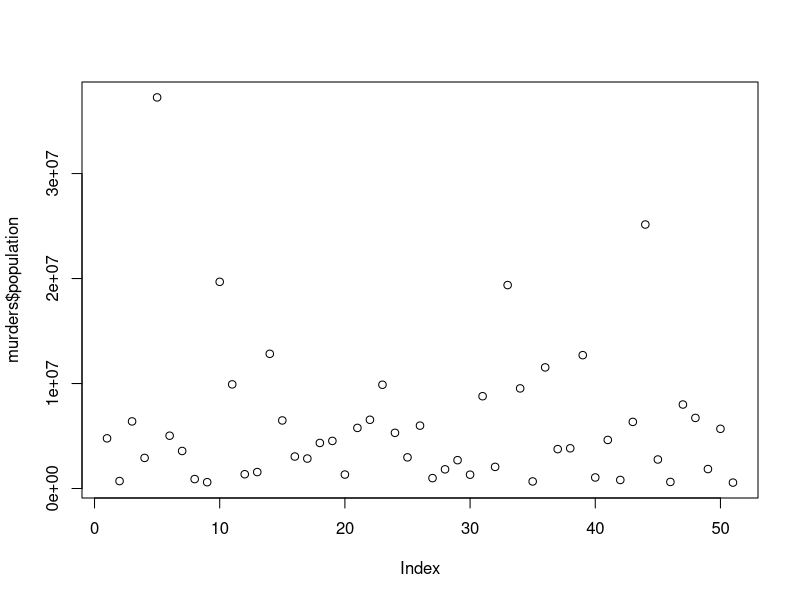

This figure's R source:
## ---- chunk 1
knitr::opts_chunk$set(echo = TRUE)
## ---- chunk 2
a<-2
class(a)
## ---- chunk 3
library(dslabs)
data(murders)
## ---- chunk 4
class(murders)
## ---- chunk 5
str(murders)
## ---- chunk 6
head(murders)
## ---- chunk 7
murders$population
## ---- chunk 8
names(murders)
## ---- chunk 9
print(murders)
## ---- chunk 10
plot(murders$population)
